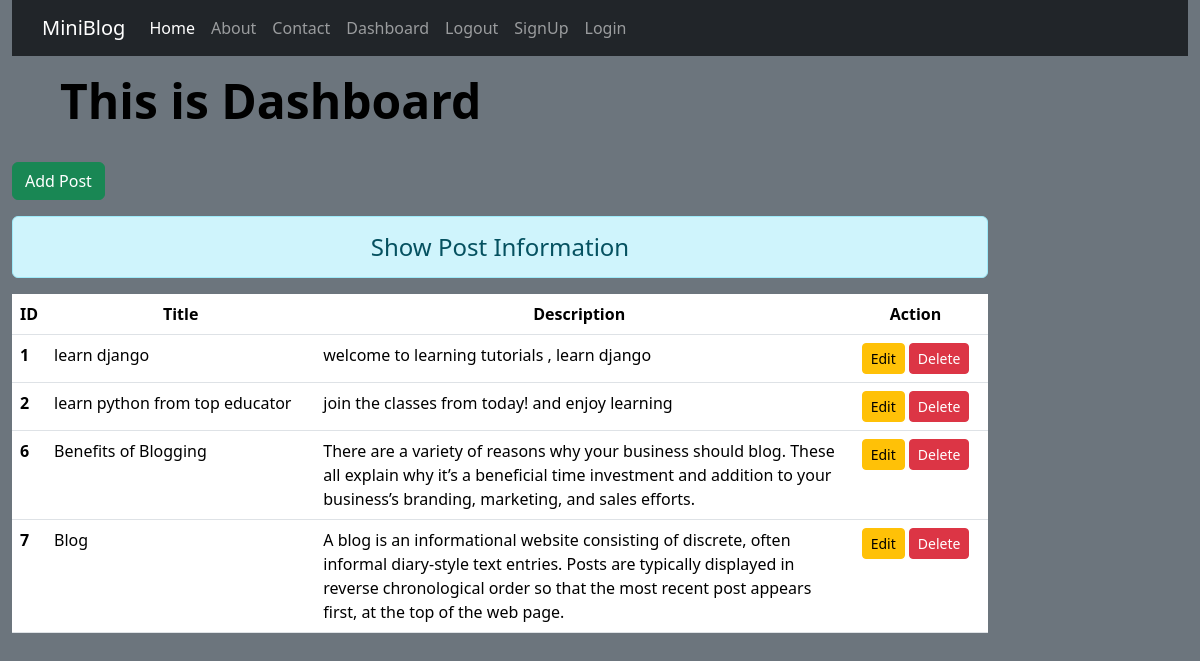
The page /dashboard/ (signed in) on the database its author committed.
### blog/models.py (models this page shows)
class Post(models.Model):
    title = models.CharField(max_length=150)
    desc = models.TextField()

### blog/views.py (the view)
# urls.py: path('dashboard/',views.dashboard,name='dashboard'),
def dashboard(request):
    if request.user.is_authenticated:
        Posts=Post.objects.all()
        return render(request, 'blog/dashboard.html',{'Posts':Posts})
    else:
        return HttpResponseRedirect('/login/')

### blog/templates/blog/dashboard.html (shortened to what this page needs)
{% extends "blog/base.html" %}
{% load static %}
{% block content %}
<div class="col-sm-10">
    <h1 class="text-black display-5 fw-bold my-3 px-5">This is Dashboard</h1>
    <a href="{% url 'addpost'%}" class="btn btn-success my-3">Add Post</a>
    <h4 class="text-center alert alert-info">Show Post Information</h4>
    {% if Posts %}
    <table class="table table-hover bg-white">
        <thead>
          <tr class="text-center">
            <th scope="col" style="width:2%">ID</th>
            <th scope="col" style="width:28%">Title</th>
            <th scope="col" style="width:55%">Description</th>
            <th scope="col" style="width:15%">Action</th>
          </tr>
        </thead>
        <tbody>
          {% for post in Posts %}
            <tr>
                <th scope="row">{{post.id}}</th>
                <td>{{post.title}}</td>
                <td>{{post.desc}}</td>
                <td class="text-center">
                    <a href="{% url 'updatepost' post.id %}" class="btn btn-warning btn-sm">Edit</a>
                    <form action="{% url 'deletepost' post.id %}" method="POST" class="d-inline">{% csrf_token %}
                    <input type="submit" class="btn btn-danger btn-sm" value="Delete"></form>
                </td>
            </tr>
          {% endfor%}
        </tbody>
      </table>
    {% endif%}
</div>
{% endblock content %}

### blog/templates/blog/base.html (shortened to what this page needs)
<!DOCTYPE html>
<html lang="en">
  <head>
    {% load static %}
    <link rel="stylesheet" href="{% static 'blog/css/bootstrap.css' %}" />
    <link rel="stylesheet" href="{% static 'blog/css/style.css' %}" />
    <link
      href="https://cdn.jsdelivr.net/npm/bootstrap@5.3.2/dist/css/bootstrap.min.css"
      rel="stylesheet"
    />
  </head>
  <body class="container-fluid bg-secondary zero-pad">
    <div class="container-fluid bg-dark zero-pad">
        {% include 'blog/navbar.html' %}
    </div>
    <div class="row">
        {% block content %}
        {% endblock content %}
    </div>
  </body>
</html>

### blog/templates/blog/navbar.html (shortened to what this page needs)
<nav class="navbar navbar-expand-lg navbar-dark bg-dark">
    <div class="container">
      <a class="navbar-brand" href="/">MiniBlog</a>
      <div class="collapse navbar-collapse" id="navbarSupportedContent">
        <ul class="navbar-nav me-auto mb-2 mb-lg-0">
          <li class="nav-item">
            <a class="nav-link active" aria-current="page" href="/">Home</a>
          </li>
          <li class="nav-item">
            <a class="nav-link" href="{% url 'about' %}">About</a>
          </li>
          <li class="nav-item">
            <a class="nav-link" href="{% url 'contact'%}">Contact</a>
          </li>
          {% if request.user.is_authenticated%}
          <li class="nav-item">
            <a class="nav-link" href="{% url 'dashboard'%}">Dashboard</a>
          </li>
          <li class="nav-item">
            <a class="nav-link" href="{% url 'logout'%}">Logout</a>
          </li>
          {% endif%}
          <li class="nav-item">
            <a class="nav-link" href="{% url 'signup'%}">SignUp</a>
          </li>
          <li class="nav-item">
            <a class="nav-link" href="{% url 'login' %}">Login</a>
          </li>
        </ul>
      </div>
    </div>
  </nav>

### blog/static/blog/css/style.css (style rules this page uses)
body { margin: 0; padding: 0; }
.zero-pad { padding: 0; }

### rows shown on the page
Post: id "1", title "learn django", desc "welcome to learning tutorials , learn django"
Post: id "2", title "learn python from top educator", desc "join the classes from today! and enjoy learning"
Post: id "6", title "Benefits of Blogging", desc "There are a variety of reasons why your business should blog. These all explain why it’s a beneficial time investment and addition to your business’s branding, marketing, and sales efforts."
Post: id "7", title "Blog", desc "A blog is an informational website consisting of discrete, often informal diary-style text entries. Posts are typically displayed in reverse chronological order so that the most recent post appears first, at the top of the web page."
